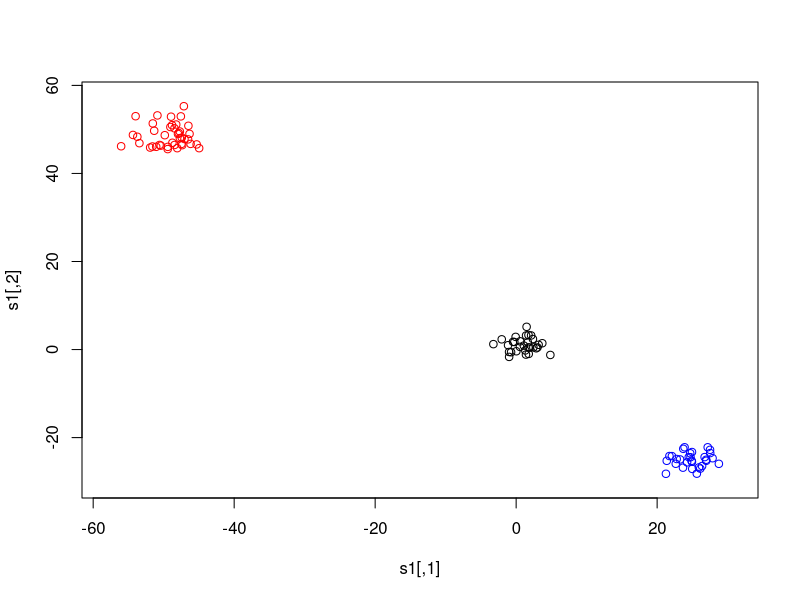

This figure's R source: (Note: this script raises an error after producing the figure.)

### Simulation 1: zero errors
library(MASS)

# set sample size
nvec = c(3,3,4) * 10
n = sum(nvec)
p = 2

set.seed(0)
mu1 = c(1,1)
mu2 = c(25,-25)
mu3 = c(-49,49)

# set errors to be zero
err = array(0, dim=c(p,p,n))  
for(i in 1:n){
  err[,,i] = matrix(0,p,p)
  diag(err[,,i]) = 0
}

sigma1 = matrix(c(3,0,0,3),nrow=2)
sigma2 = matrix(c(5,0,0,5),nrow=2)
sigma3 = matrix(c(7,0,0,7),nrow=2)

s1 = mvrnorm(nvec[1], mu1, (sigma1+err[,,1]))
s2 = mvrnorm(nvec[2], mu2, (sigma2+err[,,1]))
s3 = mvrnorm(nvec[3], mu3, (sigma3+err[,,1]))

# true membership matrix:
temp = c(rep(c(1,0,0),nvec[1]),rep(c(0,1,0),nvec[2]),rep(c(0,0,1),nvec[3]))
z.true = matrix(temp, nrow=n, byrow=TRUE)

samp = rbind(s1,s2,s3)

x1 = min(samp[,1])-2
x2 = max(samp[,1])+2
y1 = min(samp[,2])-2
y2 = max(samp[,2])+2

plot(s1,xlim=c(x1,x2),ylim=c(y1,y2))
points(s2, col="blue")
points(s3, col="red")

z.ini = z.true

library(gdata)
library(mclust)

my.result = ME.VVV.err(samp, z.ini, err)

mc.result = meVVV(samp,z.ini)
